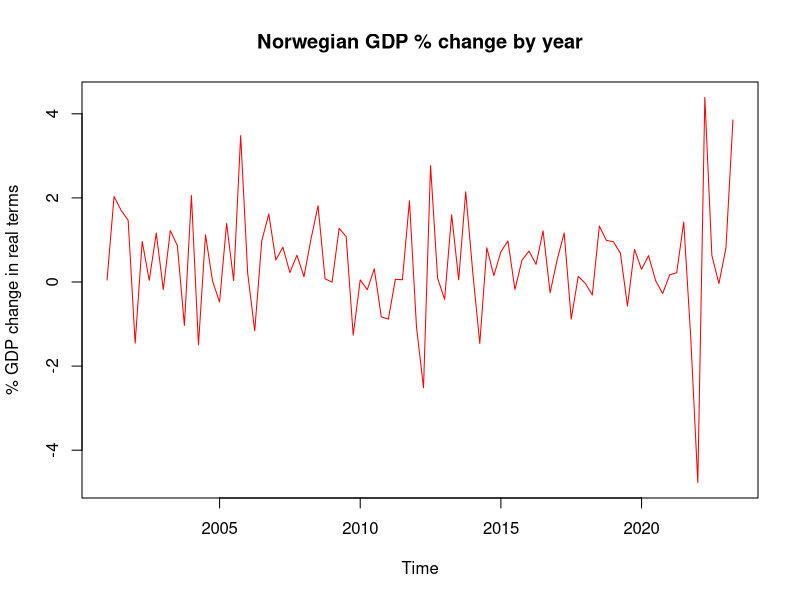
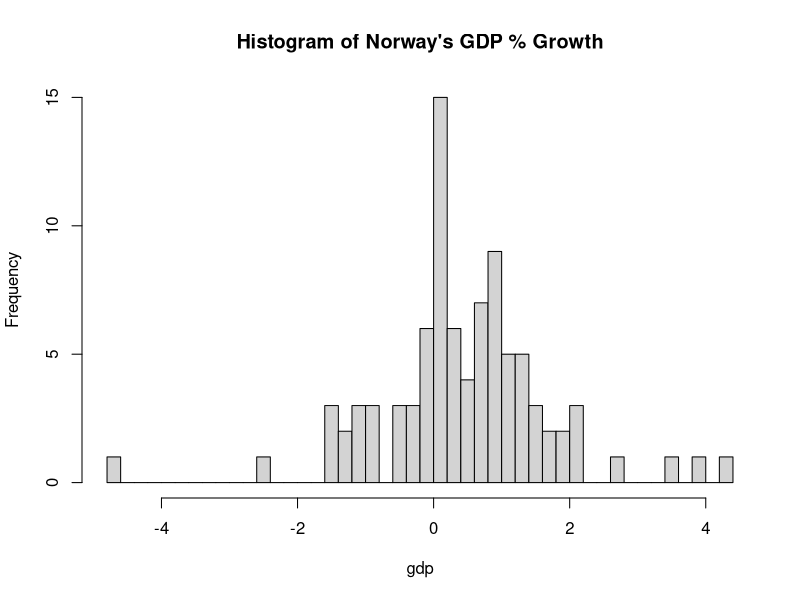
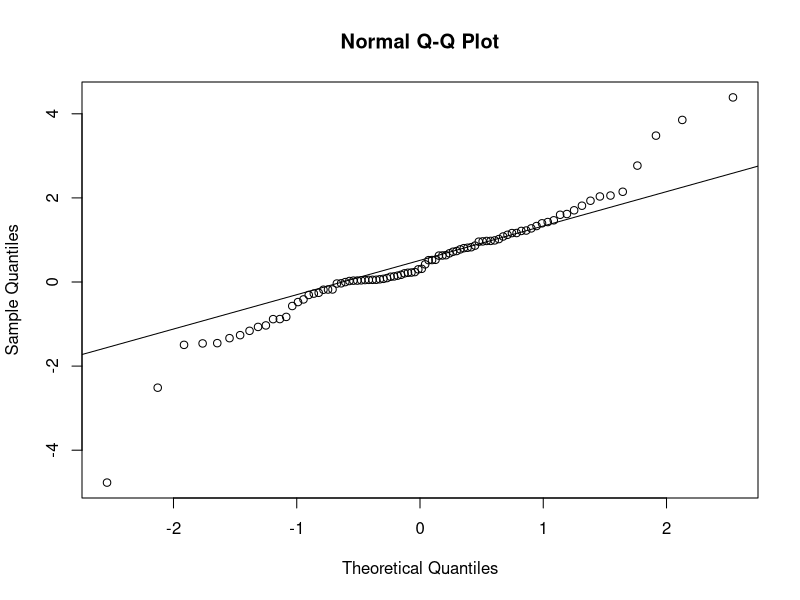
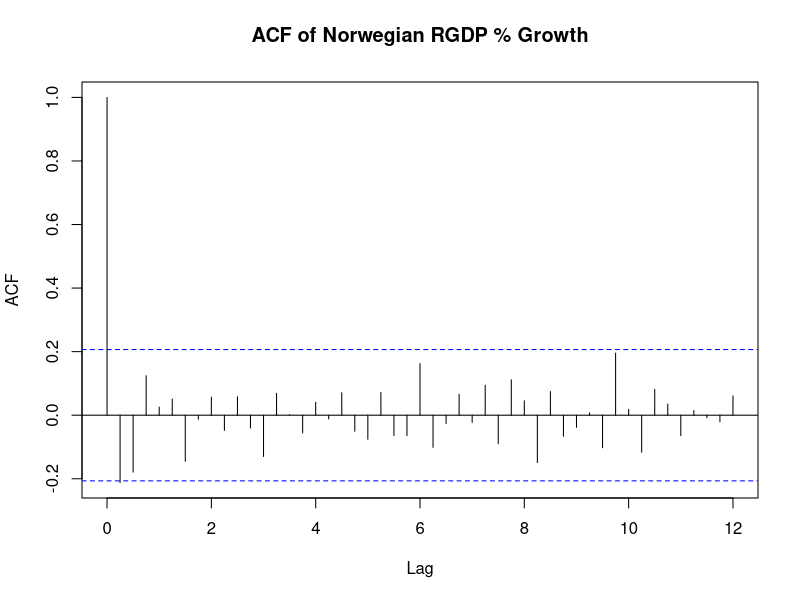
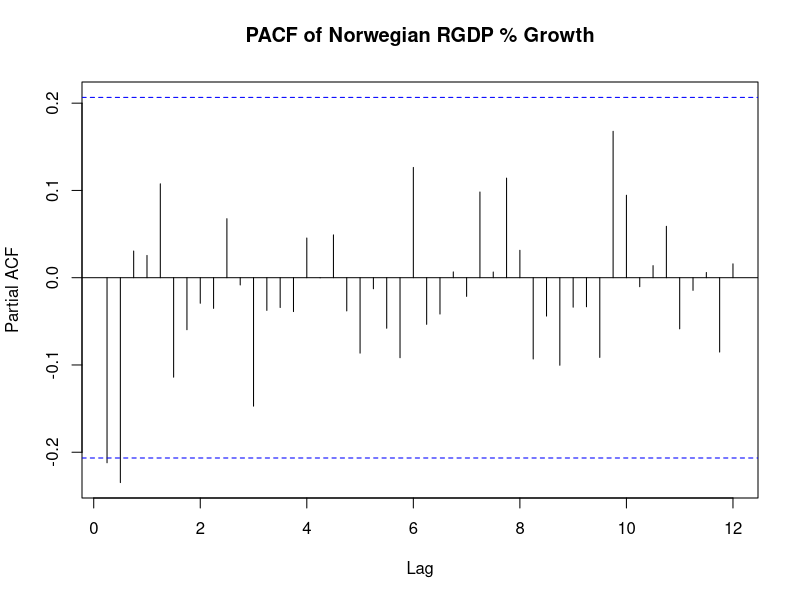
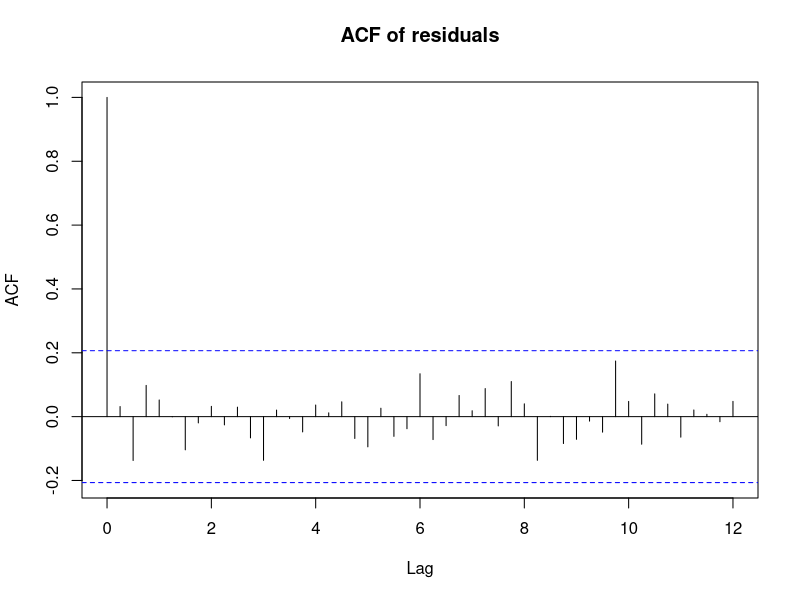
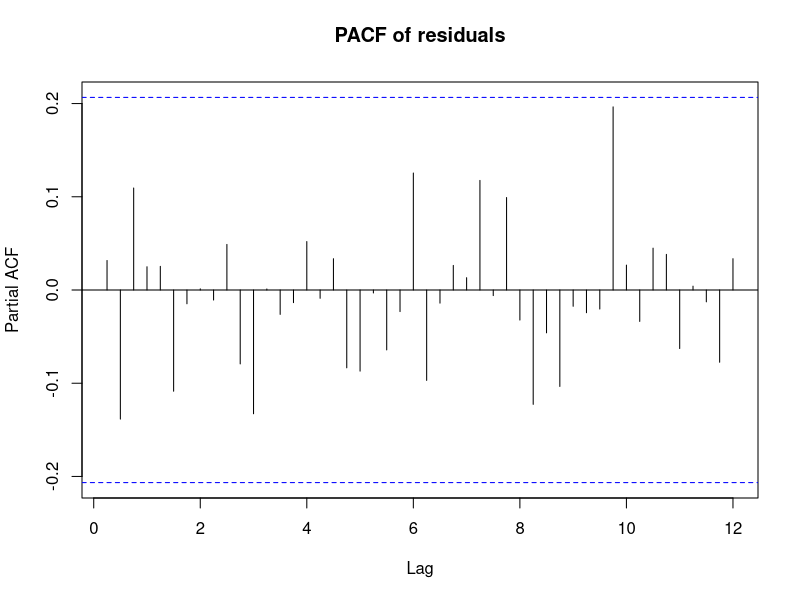
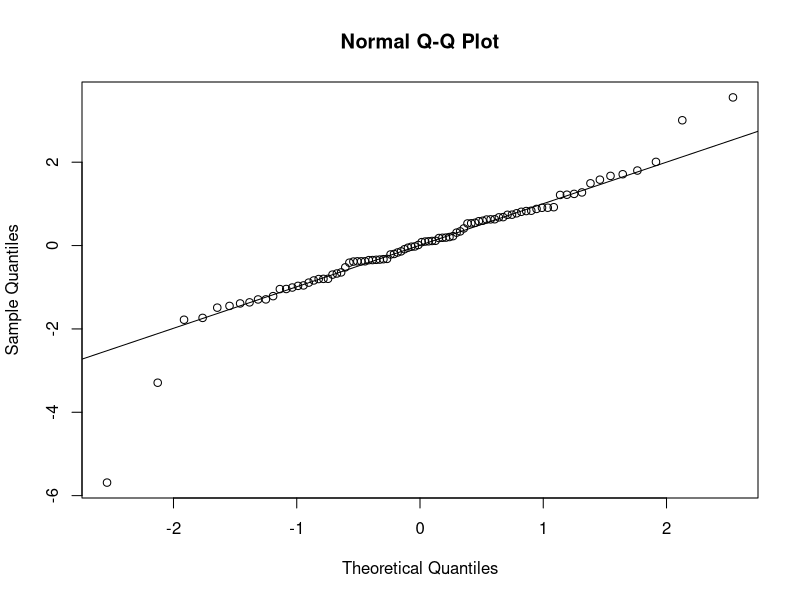

Source code (R) for these figures, in order:
library(readxl)
library(nortest)
library(car)

data <- read_excel("EULN1NOR.xlsx", skip=1)
data

# we are dealing with GDP data, therefore we would like to use their log
gdp <- ts(data$`RGDP NOR`[-(0:1)], frequency = 4, start=c(2001,1))
gdp

# review RGDP by itself
plot(gdp, type="l", col='red', lwd=1, 
      main="Norwegian GDP % change by year", 
      ylab="% GDP change in real terms")
hist(gdp, nclass=50, main="Histogram of Norway's GDP % Growth")

# test for normality
shapiro.test(gdp)
lillie.test(gdp)
qqnorm(gdp)
qqline(gdp)


# ===== BOX JENKINS =====

acf(gdp, 48, main="ACF of Norwegian RGDP % Growth") #ma(1)
pacf(gdp, 48, main="PACF of Norwegian RGDP % Growth") # ar(1,2)

# ===== MA(1) =====
ma1 = arima(gdp, order=c(0,0,1))
ma1 # all ok

# evaluate
ma1res = ts(ma1$residuals, frequency = 4, start=c(2001,1))
acf(ma1res, 48, main="ACF of residuals")
pacf(ma1res, 48, main="PACF of residuals")

shapiro.test(ma1res)
lillie.test(ma1res)
qqnorm(ma1res)
qqline(ma1res)

acf(ts(ma1res^2), 48, main="ACF of squared residuals")
pacf(ts(ma1res^2), 48, main="PACF of squared residuals")


# ===== MA({1,4}) =====
ma14 = arima(gdp, order=c(0, 0, 4), fixed=c(NA,0,0,NA,NA))
ma14 # ar1 probs not, ma1 ok, intercept ok

# evaluate
ma14res = ts(ma14$residuals, frequency = 4, start=c(2001,1))
acf(ma14res, 48, main="ACF of residuals")
pacf(ma14res, 48, main="PACF of residuals")
shapiro.test(ma14res)
lillie.test(ma14res)
qqnorm(ma14res)
qqline(ma14res)

acf(ts(ma14res^2,), 48, main="ACF of squared residuals")
pacf(ts(ma14res^2), 48, main="PACF of squared residuals")


# ===== ARΜΑ(1,1) =====
ar1ma1 = arima(gdp, order=c(1, 0, 1))
ar1ma1 # ar1 probs not, ma1 ok, intercept ok

# evaluate
ar1ma1res = ts(ar1ma1$residuals, frequency = 4, start=c(2001,1))
acf(ar1ma1res, 48, main="ACF of residuals")
pacf(ar1ma1res, 48, main="PACF of residuals")
shapiro.test(ar1ma1res)
lillie.test(ar1ma1res)
qqnorm(ar1ma1res)
qqline(ar1ma1res)

acf(ts(ar1ma1res^2,), 48, main="ACF of squared residuals")
pacf(ts(ar1ma1res^2), 48, main="PACF of squared residuals")

# We choose MA(1)


# ===== SIMPLE OLS MODEL ===== 
lm_data = data[-(0:9),]
model <- lm(`RGDP NOR` ~ .-`...1`, data=lm_data)
summary(model)

# evaluate hypotheses
model_res = model$residuals
acf(model_res, 48, main="ACF of residuals")
pacf(model_res, 48, main="PACF of residuals")
shapiro.test(model_res)
lillie.test(model_res)
qqnorm(model_res)
qqline(model_res)

# check for multicolinearity
# this will notify us of variables that most likely need to be removed
# after we fit our mixed model
vif(model)


# ===== MIXED ARIMA MODEL =====

# create mixed ARIMA model
lm_ma1 = arima(model_res, order=c(0,0,1), include.mean=F)
lm_ma1

acf(lm_ma1$residuals, 48, main="ACF of residuals")
pacf(lm_ma1$residuals, 48, main="PACF of residuals")


mixed_model = arima(lm_data$`RGDP NOR`, order=c(0,0,1), include.mean=F, 
               xreg=cbind(lm_data[,-(0:2)]))
mixed_model

# check if stationarity, normality, heteroscedasticity indicators are normal 
mixed_model_res = mixed_model$residuals
acf(ts(mixed_model_res), 48, main="ACF of residuals")
pacf(ts(mixed_model_res), 48, main="PACF of residuals")
shapiro.test(mixed_model_res)
lillie.test(mixed_model_res)
qqnorm(mixed_model_res)
qqline(mixed_model_res)

acf(ts(mixed_model_res^2,), 48, main="ACF of squared residuals")
pacf(ts(mixed_model_res^2), 48, main="PACF of squared residuals")               

# TODO: check whether other tests are applicable


# ===== MANUAL PARAMETER SELECTION FOR MULTIPLE REGRESSION MA(1) ===== 

m0 = arima(lm_data$`RGDP NOR`, order=c(0,0,1), 
           xreg=cbind(lm_data[,-(0:2)]))
m0

m1 = arima(lm_data$`RGDP NOR`, order=c(0,0,1), 
           xreg=cbind(lm_data[,c(4,5,6,7,8,9,10,11,14,15)]))
m1

m2 = arima(lm_data$`RGDP NOR`, order=c(0,0,1), 
           xreg=cbind(lm_data[,c(4,6,7,9,10,11,15)]))
m2

m3 = arima(lm_data$`RGDP NOR`, order=c(0,0,1), 
                    xreg=cbind(lm_data[,c(6,7,9,10,11,15)]))
m3

m4 = arima(lm_data$`RGDP NOR`, order=c(0,0,1), 
           xreg=cbind(lm_data[,c(6,10,14,15)]))
m4 

m5 = arima(lm_data$`RGDP NOR`, order=c(0,0,1), 
           xreg=cbind(lm_data[,c(6,10,14)]))
m5

# choose m4 based on loglikelihood, AIC
final_model = m4


# ===== FORECTASTING STEP ===== 

# get the data for the last 12 quarters
xreg_forecast = cbind(lm_data[-(1:70), c(6,10,14,15)])
forecast = predict(final_model, n.ahead=12, newxreg=xreg_forecast)   
forecast_ts = ts(forecast$pred, frequency=4, start=c(2023, 3))   

UL = ts(forecast$pred+forecast$se, frequency=4, start=c(2023, 3))
LL = ts(forecast$pred-forecast$se, frequency=4, start=c(2023, 3))

# plot of forecasts with 1 s.e.
minx = min(gdp, LL)
maxx = max(gdp, UL) 

ts.plot(gdp, forecast_ts, ylim=c(minx,maxx))
abline(v=2023.25, col="purple")
lines(UL, col="blue", lty="dashed") 
lines(LL, col="red", lty="dashed")
